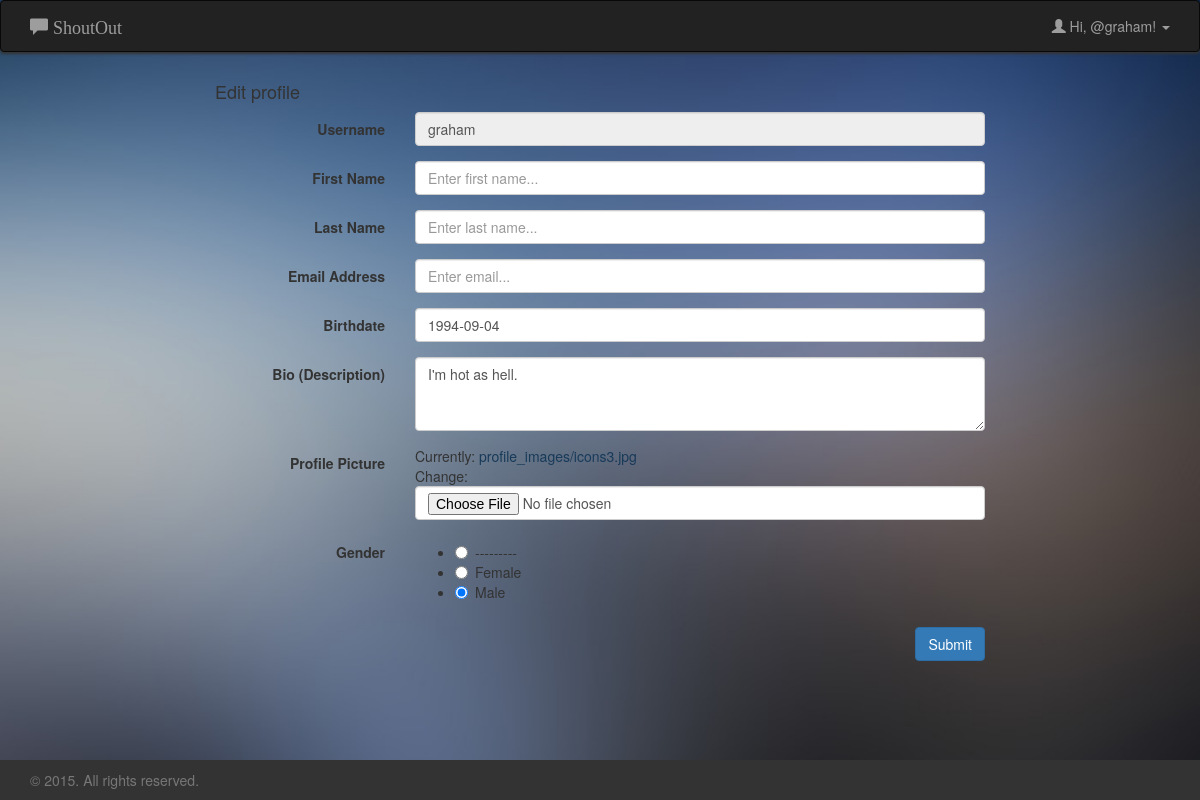
/shoutout/profile_edit/ (signed in), run on an earlier commit of the app's database.
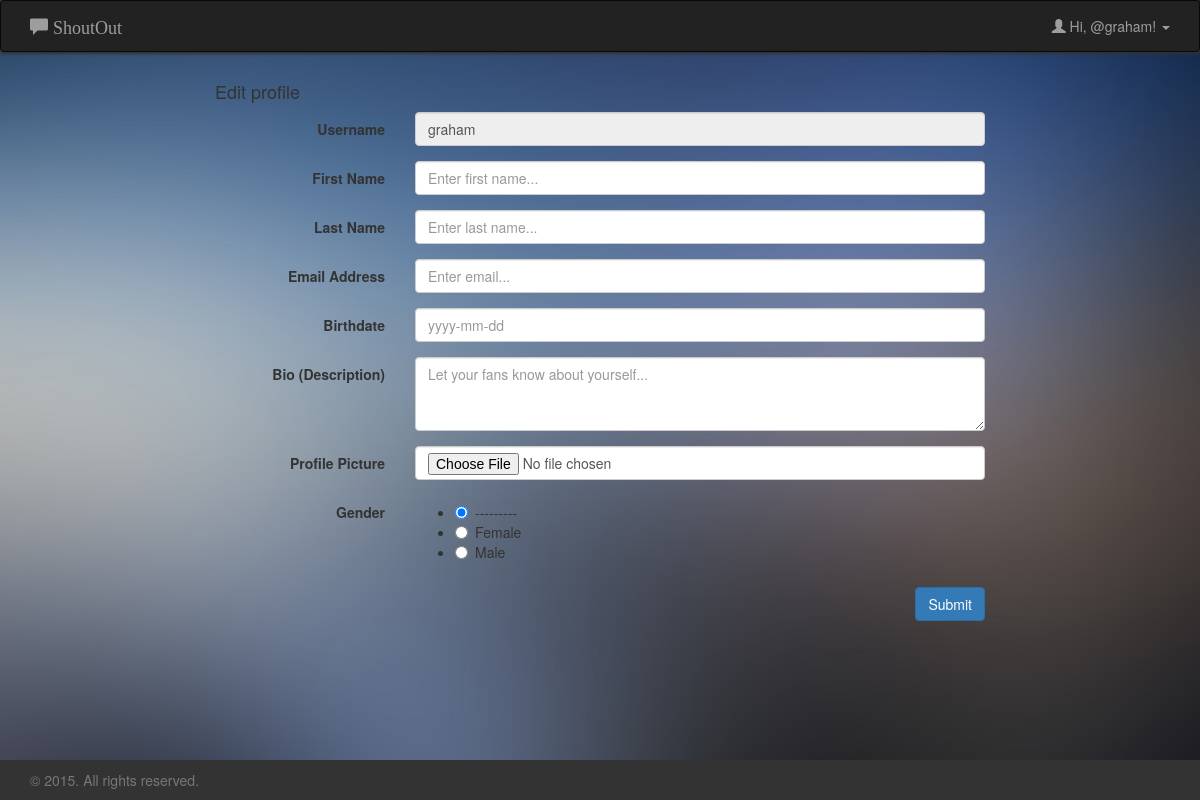
And on a later commit of the database.
### feeds/models.py (models this page shows)
class Profile(models.Model):
    user = models.OneToOneField(User, related_name='profile')
    gender = models.CharField(
        blank=True, max_length=1, choices=(('F', 'Female'), ('M', 'Male'),))
    prof_pic = models.ImageField(null=True, upload_to='feeds/prof_pics/')
    birthdate = models.DateField(null=True)
    bio = models.TextField(blank=True)
    def __unicode__(self):
        return self.user.username

### feeds/views.py (the view)
class ProfileEditView(TemplateView):
    template_name = 'feeds/edit_profile.html'
    def get_context_data(self, *args, **kwargs):
        context = super(ProfileEditView, self).get_context_data(
            *args, **kwargs)
        profile = Profile.objects.get(user=self.request.user)
        context.update({
            'session_user': profile,
            'shoutout_form': forms.ShoutoutForm(initial={
                'author': profile,
            }),
            'user_edit_form': forms.UserEditForm(instance=profile.user),
            'profile_edit_form': forms.ProfileEditForm(
                instance=profile, initial={
                    'user_id': profile.user.pk}),
        })
        return context

### feeds/forms.py
class ShoutoutForm(forms.ModelForm):
    class Meta:
        model = Post
        fields = ['content', 'author']
        widgets = {
            'author': forms.HiddenInput(),
            'content': forms.Textarea(
                attrs={
                    'class': 'form-control',
                    'required': True,
                    'placeholder': 'Blurt out your thoughts...',
                    'required': True,
                    'rows': 7,
                }
            ),
        }

### feeds/templates/feeds/edit_profile.html (shortened to what this page needs)
<!DOCTYPE html>
<html lang="en">
{% include 'static/head.html' %}
<body>
	{% include 'static/header.html' %}
	<div class="container std-container">
		<h4>Edit profile</h4>
		<form action="{% url 'feeds:edit_profile' %}" method="post" class="form-horizontal" enctype="multipart/form-data">
			<div class="form-group">
				<label for="username" class="col-sm-3 control-label">Username</label>
				<div class="col-sm-9">
					{{ user_edit_form.username }}
				</div>
			</div>
			<div class="form-group">
				<label for="firstname" class="col-sm-3 control-label">First Name</label>
				<div class="col-sm-9">
					{{ user_edit_form.first_name }}
				</div>
			</div>
			<div class="form-group">
				<label for="lastname" class="col-sm-3 control-label">Last Name</label>
				<div class="col-sm-9">
					{{ user_edit_form.last_name }}
				</div>
			</div>
			<div class="form-group">
				<label for="email" class="col-sm-3 control-label">Email Address</label>
				<div class="col-sm-9">
					{{ user_edit_form.email }}
				</div>
			</div>
			<div class="form-group">
				<label for="birthdate" class="col-sm-3 control-label">Birthdate</label>
				<div class="col-sm-9">
					{{ profile_edit_form.birthdate }}
				</div>
			</div>
			<div class="form-group">
				<label for="bio" class="col-sm-3 control-label">Bio (Description)</label>
				<div class="col-sm-9">
					{{ profile_edit_form.bio }}
				</div>
			</div>
			<div class="form-group">
				<label for="prof_pic" class="col-sm-3 control-label">Profile Picture</label>
				<div class="col-sm-9">
					{{ profile_edit_form.prof_pic }}
				</div>
			</div>
			<div class="form-group">
				<label for="gender" class="col-sm-3 control-label">Gender</label>
				<div class="col-sm-9">
					<div class="radio">
						{{ profile_edit_form.gender }}
					</div>
				</div>
			</div>
			<button type="submit" class="btn btn-primary pull-right">Submit</button>
		</form>
	</div>
	{% include 'static/footer.html' %}
</body>

### feeds/templates/static/header.html (shortened to what this page needs)
<nav class="navbar navbar-default navbar-inverse">
	<div class="container">
		<div class="navbar-header">
			<a href="{% url 'feeds:feeds' %}" class="navbar-brand">
				<span class="glyphicon glyphicon-comment" aria-hidden="true"></span>
				<span class="brand">ShoutOut</span>
			</a>
		</div>
		{% if session_user %}
		<ul class="nav navbar-nav navbar-right">
			<li class="dropdown">
				<a href="" class="dropdown-toggle" data-toggle="dropdown" role="button" aria-expanded="false">
					<span class="glyphicon glyphicon-user" aria-hidden="true"></span> Hi, @{{ session_user.user }}! <span class="caret"></span>
				</a>
			</li>
		</ul>
		{% endif %}
	</div>
</nav>

What changed in the data, as far as the page shows it:
changed Profile "graham": birthdate "1994-09-04" → (not shown); bio "I'm hot as hell." → (not shown); gender "☐ --------- ☐ Female ☑ Male" → "☑ --------- ☐ Female ☐ Male"
Also different on the page:
text no longer shown: "Currently: profile_images/icons3.jpg Change:"
